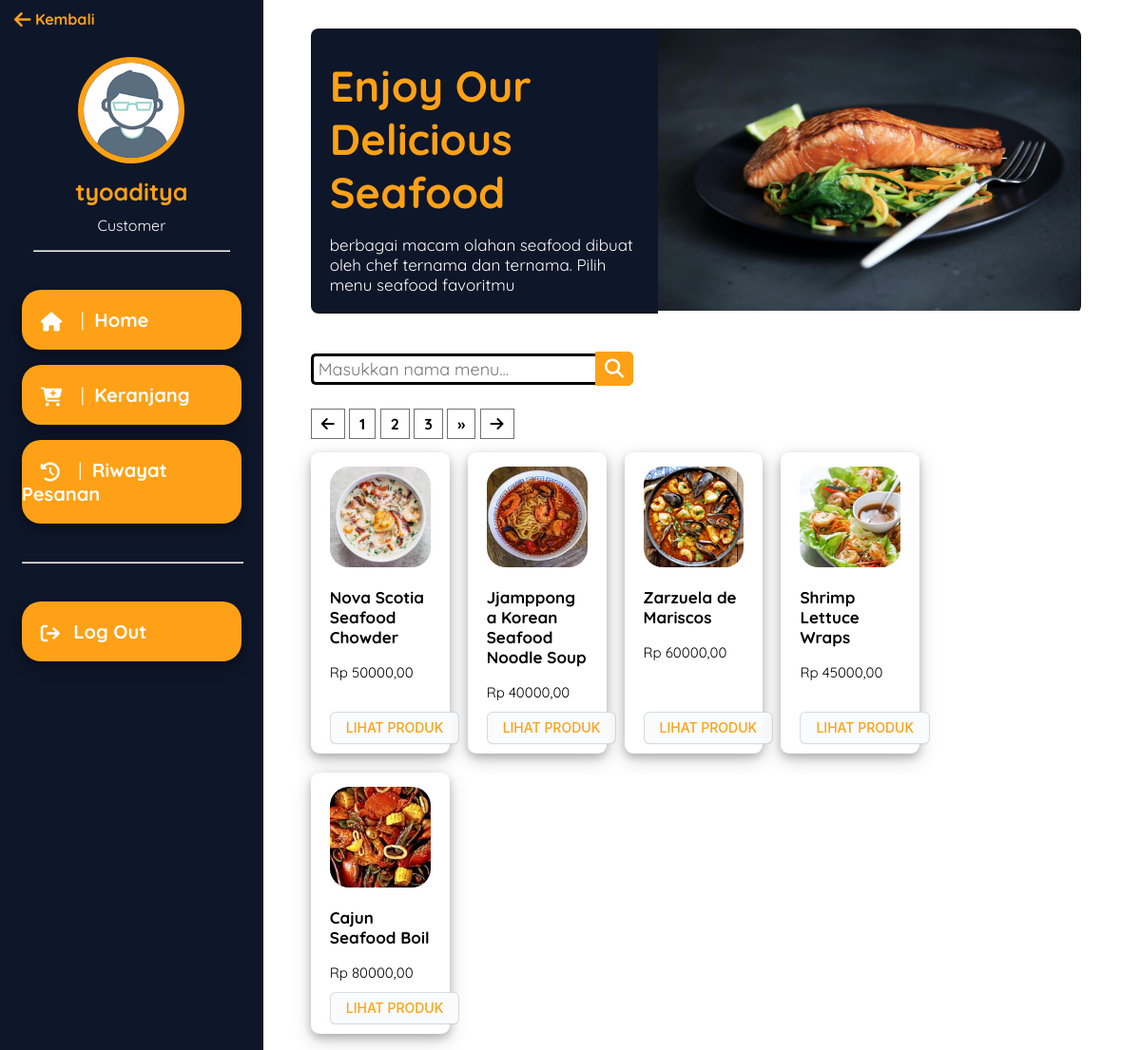
Screenshot of /customer/halamanUser.php (signed in) with the database file from the repository.
### tables this page shows
CREATE TABLE `produk` (
  `idProduk` int(11) NOT NULL,
  `namaProduk` varchar(200) NOT NULL,
  `hargaProduk` int(11) NOT NULL,
  `statusProduk` enum('Tersedia','Habis') NOT NULL,
  `kategoriProduk` enum('Makanan','Minuman') NOT NULL,
  `gambarProduk` varchar(150) NOT NULL,
  `deskripsiProduk` varchar(300) NOT NULL,
  `tglUpload` timestamp NOT NULL DEFAULT current_timestamp()
);

### lib/functions.php (called while the page is built, shortened)
<?php
$conn = mysqli_connect("localhost", "root", "", "uas_pemweb");
function query($query)
{
	global $conn;
	$result = mysqli_query($conn, $query);
	$rows = [];
	while ($row = mysqli_fetch_assoc($result)) {
		$rows[] = $row;
	}
	return $rows;
}

### customer/halamanUser.php (the view, shortened to what this page needs)
<?php
require '../lib/functions.php';
$jumlahDataPerHalaman = 5;
$jumlahData = count(query("SELECT * FROM produk WHERE statusProduk='Tersedia'"));
$jumlahHalaman = ceil($jumlahData / $jumlahDataPerHalaman);
$halamanAktif = (isset($_GET["halaman"])) ? $_GET["halaman"] : 1;
$awalData = ($jumlahDataPerHalaman * $halamanAktif) - $jumlahDataPerHalaman;
$menu = query("SELECT * FROM produk  WHERE statusProduk='Tersedia' LIMIT $awalData, $jumlahDataPerHalaman");
?>
<!DOCTYPE html>
<html lang="en">
<head>
    <link rel="stylesheet" href="https://cdnjs.cloudflare.com/ajax/libs/font-awesome/6.1.1/css/all.min.css">
    <link rel="stylesheet" href="../css/cust.css">
</head>
<body>
    <div class="container">
        <aside>
            <div class="customer">
                <a href="customer.php"><i class="fa-solid fa-lg fa-arrow-left"></i> Kembali</a>
            </div>
            <div class="user-info">
                <img src="../img/profile.png" class="profile-picture" width="100px">
                <p id="profile-nama"><?= $_SESSION['username'] ?></p>
                <p id="profile-role"><?= $_SESSION['role'] ?></p>
            </div>
            <hr style="width: 80%;">
            <div class="aside-menu">
                <div class="menu">
                    <i class="fa-solid fa-lg fa-house"></i>
                    <a href="halamanUser.php"><span style=" font-weight: lighter; margin: 0 5px;"> | </span> Home</a>
                </div>
                <div class="menu">
                    <i class="fa-solid fa-lg fa-cart-plus"></i>
                    <a href="keranjang.php?username=<?= $_SESSION['username']; ?>"><span
                            style=" font-weight: lighter; margin: 0 5px;"> | </span> Keranjang</a>
                </div>
                <div class="menu">
                    <i class="fa-solid fa-lg fa-clock-rotate-left"></i>
                    <a href="pesanan.php?username=<?= $_SESSION['username']; ?>"><span
                            style=" font-weight: lighter; margin: 0 5px;"> | </span> Riwayat
                        Pesanan</a>
                </div>
                <hr style="width: 100%; margin: 40px 0;">
                <div class="menu">
                    <i class="fa-solid fa-arrow-right-from-bracket fa-lg"></i>
                    <a href="../lib/logout.php">Log Out</a>
                </div>
            </div>
        </aside>
        <main>
            <section class="slider">
                <div class="box-left">
                    <h1>Enjoy Our<br>Delicious Seafood</h1>
                    <p>berbagai macam olahan seafood
                        dibuat oleh chef ternama dan ternama. Pilih menu seafood favoritmu</p>
                </div>
                <div class="box-right">
                    <div class="image-slide">
                        <div class="wrapper">
                            <img src="img-web/1.jpg">
                        </div>
                    </div>
                </div>
            </section>
            <section class="search">
                <form action="" method="POST">
                    <input type="text" class="searchTerm" name="keyword" autofocus autocomplete="off" id="keyword"
                        placeholder="Masukkan nama menu...">
                    <button type="submit" class="searchButton" name="cari">
                        <i class="fa fa-search"></i>
                    </button>
                </form>
            </section>
            <section class="pagination">
                <a href="?halaman=1"><i class="fa-solid fa-arrow-left"></i></a>
                <?php for ($i = 1; $i <= $jumlahHalaman; $i++) : ?>
                <?php if ($i == $halamanAktif) : ?>
                <a href="?halaman=<?= $i; ?>"><?= $i; ?></a>
                <?php else : ?>
                <a href="?halaman=<?= $i; ?>"><?= $i; ?></a>
                <?php endif; ?>
                <?php endfor; ?>
                <?php if ($halamanAktif < $jumlahHalaman) : ?>
                <a href="?halaman=<?= $halamanAktif + 1; ?>">&raquo;</a>
                <?php endif; ?>
                <a href="?halaman=<?= $jumlahHalaman; ?>"><i class="fa-solid fa-arrow-right"></i></a>
            </section>
            <section class="content" style="margin-top: 20px;">
                <?php foreach ($menu as $row) : ?>
                <div class="menu">
                    <img src="../img/<?= $row["gambarProduk"]; ?>">
                    <p id="nama-menu"><?= $row["namaProduk"]; ?></p>
                    <p id="harga-menu">Rp <?= $row["hargaProduk"]; ?>,00</p>
                    <div class="addCartButton">
                        <button class="submit-button" type="submit" name="lihat-detail">
                            <a href="detailProduk.php?idProduk=<?= $row["idProduk"]; ?>">LIHAT PRODUK</a>
                        </button>
                    </div>
                </div>
                <?php endforeach; ?>
            </section>
        </main>
    </div>
</body>
</html>

### css/cust.css (style rules this page uses)
body { margin: 0; padding: 0; box-sizing: border-box; max-height: 100vh; }
.container { width: 100%; font-family: Quicksand; display: flex; }
main { width: 1200px; box-sizing: border-box; padding: 30px 20px 0 50px; }
main h1 { margin: 0; padding: 0; font-size: 60px; font-weight: bold; color: #0e1629; }
input { border-radius: 5px; width: 350px; padding: 8px 8px; box-sizing: border-box; font-family: Quicksand; font-size: 18px; }
.search { margin-top: 40px; display: flex; }
.searchTerm { width: 300px; border: 3px solid #000000; border-right: none; padding: 5px; height: 33px; border-radius: 5px 0 0 5px; outline: none; color: #9dbfaf; }
.searchButton { margin-left: -5px; width: 40px; height: 36px; border: 1px solid #fea116; background: #fea116; text-align: center; color: #fff; border-radius: 0 5px 5px 0; cursor: pointer; font-size: 20px; }
aside { box-sizing: border-box; width: 360px; background-color: #0e1629; padding: 10px; color: white; min-height: 100vh; }
aside i { margin-left: 20px; }
aside .customer { width: fit-content; margin: 0; }
aside .customer i { color: #fea116; margin: 0; }
aside .customer a { margin-left: 5px; color: #fea116; text-decoration: none; font-weight: bold; }
.user-info { text-align: center; }
.user-info img { border-radius: 100%; border: 6px solid #fea116; margin-top: 30px; }
.user-info #profile-nama { margin-top: 10px; font-weight: bold; color: #fea116; font-size: 25px; }
.user-info #profile-role { margin-top: -15px; }
.aside-menu { width: 90%; margin: auto; text-align: left; margin-top: 40px; }
.aside-menu .menu { box-sizing: border-box; width: 100%; padding: 19px 0; background-color: #fea116; margin-bottom: 16px; border-radius: 20px; cursor: pointer; align-items: center; }
.aside-menu .menu a { color: white; font-size: 20px; text-decoration: none; font-weight: bold; margin-left: 10px; }
.content { margin-top: 50px; display: flex; flex-wrap: wrap; box-sizing: border-box; width: 95%; }
.menu { width: 18%; margin-right: 19px; box-sizing: border-box; box-shadow: 0 4px 8px 0 rgba(0, 0, 0, 0.2), 0 6px 20px 0 rgba(0, 0, 0, 0.19); padding: 15px 20px; border-radius: 9px; margin-bottom: 20px; position: relative; }
.addCartButton { margin-top: 10px; position: absolute; bottom: 10px; }
#nama-menu { font-size: 17px; font-weight: bolder; }
#harga-menu { font-size: 15px; font-weight: normal; margin-bottom: 40px; }
.menu img { width: 100%; border-radius: 20px; }
.submit-button { appearance: none; background-color: #fafbfc; border: 1px solid rgba(27, 31, 35, 0.15); border-radius: 6px; box-shadow: rgba(27, 31, 35, 0.04) 0 1px 0, rgba(255, 255, 255, 0.25) 0 1px 0 inset; box-sizing: border-box; color: #24292e; cursor: pointer; display: inline-block; font-family: -apple-system, system-ui, "Segoe UI", Helvetica, Arial, sans-serif, "Apple Color Emoji", "Segoe UI Emoji"; font-size: 14px; font-weight: 500; line-height: 20px; list-style: none; padding: 6px 16px; position: relative; transition: background-color 0.2s cubic-bezier(0.3, 0, 0.5, 1); user-select: none; -webkit-user-select: none; touch-action: manipulation; vertical-align: middle; white-space: nowrap; word-wrap: break-word; }
.submit-button a { text-decoration: none; color: #fea116; }
.submit-button:before { display: none; }
.slider { width: 95%; display: flex; height: 300px; }
.slider .box-left { width: 45%; background-color: #0e1629; padding: 2px 20px; border-top-left-radius: 8px; border-bottom-left-radius: 8px; box-sizing: border-box; }
.slider .box-left h1 { margin-top: 30px; font-family: Quicksand; color: #e8f9fd; font-size: 45px; color: #fea116; }
.slider .box-left p { font-family: Quicksand; font-size: 17px; color: white; }
.slider .box-right { width: 55%; box-sizing: border-box; border-top-right-radius: 8px; border-bottom-right-radius: 8px; overflow: hidden; }
.slider .wrapper { width: 100%; display: flex; animation: slide 16s infinite; }
.slider img { width: 100%; }
.pagination { margin-top: 30px; }
.pagination a { text-decoration: none; color: #000000; font-weight: bold; background-color: white; border: 1px solid rgb(112, 112, 112); padding: 5px 10px; }

### rows the page displays
produk: gambarProduk (picture), namaProduk "Nova Scotia Seafood Chowder", hargaProduk "50000"
produk: gambarProduk (picture), namaProduk "Jjamppong a Korean Seafood Noodle Soup", hargaProduk "40000"
produk: gambarProduk (picture), namaProduk "Zarzuela de Mariscos", hargaProduk "60000"
produk: gambarProduk (picture), namaProduk "Shrimp Lettuce Wraps", hargaProduk "45000"
produk: gambarProduk (picture), namaProduk "Cajun Seafood Boil", hargaProduk "80000"

### other values shown
$_SESSION['username'] "tyoaditya"
$_SESSION['role'] "Customer"
